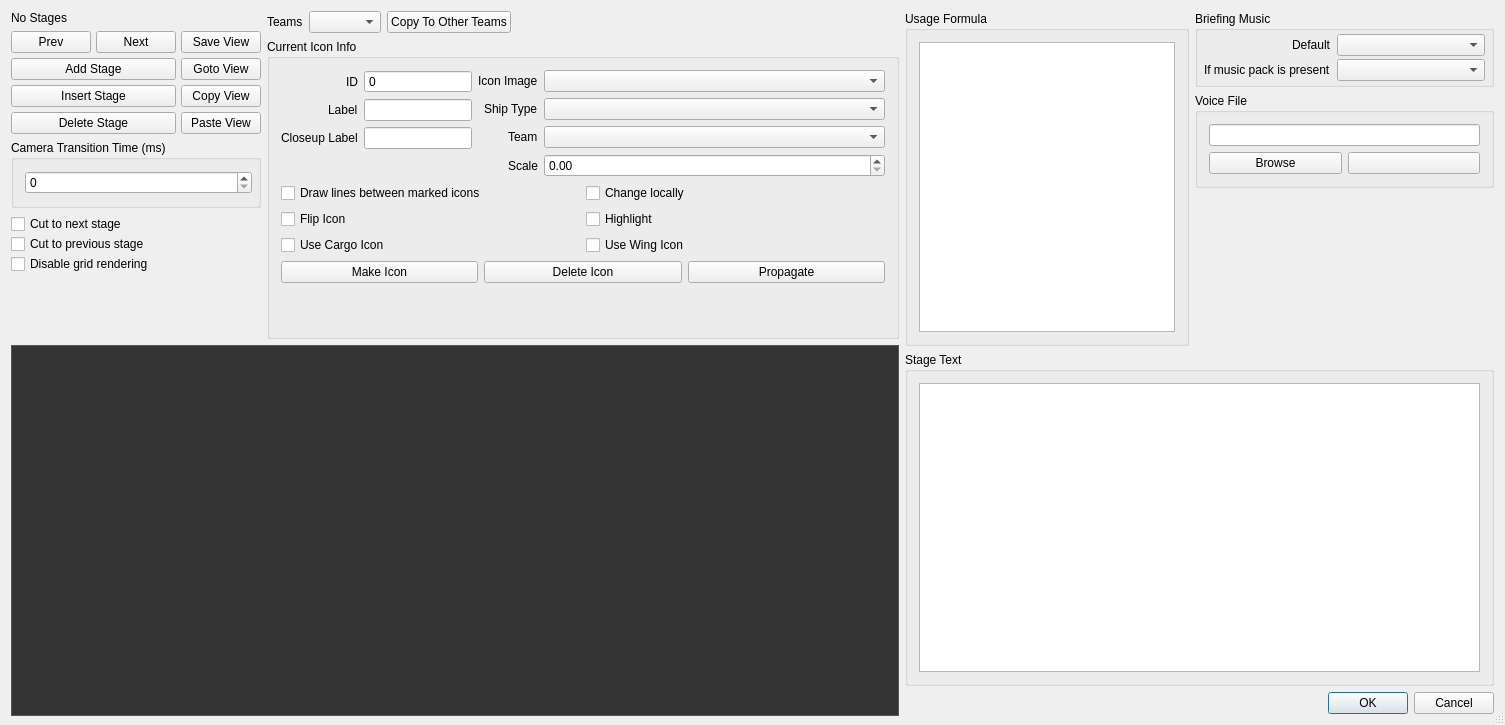
<?xml version="1.0" encoding="UTF-8"?>
<ui version="4.0">
 <class>fso::fred::dialogs::BriefingEditorDialog</class>
 <widget class="QDialog" name="fso::fred::dialogs::BriefingEditorDialog">
  <property name="geometry">
   <rect>
    <x>0</x>
    <y>0</y>
    <width>1505</width>
    <height>725</height>
   </rect>
  </property>
  <property name="minimumSize">
   <size>
    <width>620</width>
    <height>725</height>
   </size>
  </property>
  <property name="windowTitle">
   <string>BriefingEditorDialog</string>
  </property>
  <property name="sizeGripEnabled">
   <bool>true</bool>
  </property>
  <property name="modal">
   <bool>true</bool>
  </property>
  <layout class="QHBoxLayout" name="horizontalLayout_8">
   <item>
    <layout class="QVBoxLayout" name="leftPaneLayout">
     <item>
      <layout class="QHBoxLayout" name="leftPaneControlsLayout">
       <item>
        <layout class="QVBoxLayout" name="stageControlsLayout">
         <item>
          <widget class="QLabel" name="currentStageLabel">
           <property name="text">
            <string>No Stages</string>
           </property>
           <property name="alignment">
            <set>Qt::AlignLeading|Qt::AlignLeft|Qt::AlignTop</set>
           </property>
          </widget>
         </item>
         <item>
          <layout class="QGridLayout" name="stageButtons" columnstretch="0,0,0">
           <property name="spacing">
            <number>5</number>
           </property>
           <item row="0" column="0">
            <widget class="QPushButton" name="prevStageButton">
             <property name="maximumSize">
              <size>
               <width>16777215</width>
               <height>16777215</height>
              </size>
             </property>
             <property name="text">
              <string>Prev</string>
             </property>
             <property name="autoDefault">
              <bool>false</bool>
             </property>
            </widget>
           </item>
           <item row="0" column="1">
            <widget class="QPushButton" name="nextStageButton">
             <property name="sizePolicy">
              <sizepolicy hsizetype="Fixed" vsizetype="Fixed">
               <horstretch>0</horstretch>
               <verstretch>0</verstretch>
              </sizepolicy>
             </property>
             <property name="maximumSize">
              <size>
               <width>16777215</width>
               <height>16777215</height>
              </size>
             </property>
             <property name="text">
              <string>Next</string>
             </property>
             <property name="autoDefault">
              <bool>false</bool>
             </property>
            </widget>
           </item>
           <item row="1" column="2">
            <widget class="QPushButton" name="gotoViewButton">
             <property name="text">
              <string>Goto View</string>
             </property>
             <property name="autoDefault">
              <bool>false</bool>
             </property>
            </widget>
           </item>
           <item row="3" column="2">
            <widget class="QPushButton" name="pasteViewButton">
             <property name="text">
              <string>Paste View</string>
             </property>
             <property name="autoDefault">
              <bool>false</bool>
             </property>
            </widget>
           </item>
           <item row="0" column="2">
            <widget class="QPushButton" name="saveViewButton">
             <property name="maximumSize">
              <size>
               <width>16777215</width>
               <height>16777215</height>
              </size>
             </property>
             <property name="text">
              <string>Save View</string>
             </property>
             <property name="autoDefault">
              <bool>false</bool>
             </property>
            </widget>
           </item>
           <item row="1" column="0" colspan="2">
            <widget class="QPushButton" name="addStageButton">
             <property name="text">
              <string>Add Stage</string>
             </property>
             <property name="autoDefault">
              <bool>false</bool>
             </property>
            </widget>
           </item>
           <item row="3" column="0" colspan="2">
            <widget class="QPushButton" name="deleteStageButton">
             <property name="maximumSize">
              <size>
               <width>16777215</width>
               <height>16777215</height>
              </size>
             </property>
             <property name="text">
              <string>Delete Stage</string>
             </property>
             <property name="autoDefault">
              <bool>false</bool>
             </property>
            </widget>
           </item>
           <item row="2" column="0" colspan="2">
            <widget class="QPushButton" name="insertStageButton">
             <property name="sizePolicy">
              <sizepolicy hsizetype="Minimum" vsizetype="Fixed">
               <horstretch>0</horstretch>
               <verstretch>0</verstretch>
              </sizepolicy>
             </property>
             <property name="maximumSize">
              <size>
               <width>16777215</width>
               <height>16777215</height>
              </size>
             </property>
             <property name="text">
              <string>Insert Stage</string>
             </property>
             <property name="autoDefault">
              <bool>false</bool>
             </property>
            </widget>
           </item>
           <item row="2" column="2">
            <widget class="QPushButton" name="copyViewButton">
             <property name="text">
              <string>Copy View</string>
             </property>
             <property name="autoDefault">
              <bool>false</bool>
             </property>
            </widget>
           </item>
          </layout>
         </item>
         <item>
          <widget class="QGroupBox" name="cameraTransitionTimeGroupBox">
           <property name="title">
            <string>Camera Transition Time (ms)</string>
           </property>
           <layout class="QVBoxLayout" name="verticalLayout">
            <property name="rightMargin">
             <number>6</number>
            </property>
            <item>
             <widget class="QSpinBox" name="cameraTransitionTimeSpinBox">
              <property name="maximum">
               <number>16777215</number>
              </property>
             </widget>
            </item>
           </layout>
          </widget>
         </item>
         <item>
          <layout class="QVBoxLayout" name="stageFlagsLayout">
           <property name="spacing">
            <number>0</number>
           </property>
           <item>
            <widget class="QCheckBox" name="cutToNextStageCheckBox">
             <property name="text">
              <string>Cut to next stage</string>
             </property>
            </widget>
           </item>
           <item>
            <widget class="QCheckBox" name="cutToPrevStageCheckBox">
             <property name="text">
              <string>Cut to previous stage</string>
             </property>
            </widget>
           </item>
           <item>
            <widget class="QCheckBox" name="disableGridCheckBox">
             <property name="text">
              <string>Disable grid rendering</string>
             </property>
            </widget>
           </item>
          </layout>
         </item>
         <item>
          <spacer name="stageControlsSpacer">
           <property name="orientation">
            <enum>Qt::Vertical</enum>
           </property>
           <property name="sizeHint" stdset="0">
            <size>
             <width>20</width>
             <height>40</height>
            </size>
           </property>
          </spacer>
         </item>
        </layout>
       </item>
       <item>
        <layout class="QVBoxLayout" name="stageSubControlsLayout_2">
         <item>
          <layout class="QHBoxLayout" name="teamControlsLayout">
           <item>
            <widget class="QLabel" name="teamLabel">
             <property name="text">
              <string>Teams</string>
             </property>
            </widget>
           </item>
           <item>
            <widget class="QComboBox" name="teamComboBox"/>
           </item>
           <item>
            <widget class="QPushButton" name="copyToOtherTeamsButton">
             <property name="text">
              <string>Copy To Other Teams</string>
             </property>
            </widget>
           </item>
           <item>
            <spacer name="teamSpacer">
             <property name="orientation">
              <enum>Qt::Horizontal</enum>
             </property>
             <property name="sizeHint" stdset="0">
              <size>
               <width>40</width>
               <height>20</height>
              </size>
             </property>
            </spacer>
           </item>
          </layout>
         </item>
         <item>
          <widget class="QGroupBox" name="currentIconInfoGroupBox">
           <property name="minimumSize">
            <size>
             <width>0</width>
             <height>300</height>
            </size>
           </property>
           <property name="title">
            <string>Current Icon Info</string>
           </property>
           <layout class="QVBoxLayout" name="verticalLayout_15">
            <item>
             <layout class="QHBoxLayout" name="iconDetailsLayout" stretch="0,1">
              <item>
               <layout class="QFormLayout" name="iconLabelsForm">
                <property name="labelAlignment">
                 <set>Qt::AlignRight|Qt::AlignTrailing|Qt::AlignVCenter</set>
                </property>
                <item row="0" column="0">
                 <widget class="QLabel" name="iconIdLabel">
                  <property name="text">
                   <string>ID</string>
                  </property>
                 </widget>
                </item>
                <item row="1" column="0">
                 <widget class="QLabel" name="iconLabelLabel">
                  <property name="text">
                   <string>Label</string>
                  </property>
                 </widget>
                </item>
                <item row="1" column="1">
                 <widget class="QLineEdit" name="iconLabelLineEdit"/>
                </item>
                <item row="2" column="0">
                 <widget class="QLabel" name="iconCloseupLabelLabel">
                  <property name="text">
                   <string>Closeup Label</string>
                  </property>
                 </widget>
                </item>
                <item row="2" column="1">
                 <widget class="QLineEdit" name="iconCloseupLabelLineEdit"/>
                </item>
                <item row="0" column="1">
                 <widget class="QSpinBox" name="iconIdSpinBox">
                  <property name="buttonSymbols">
                   <enum>QAbstractSpinBox::NoButtons</enum>
                  </property>
                  <property name="maximum">
                   <number>16777215</number>
                  </property>
                 </widget>
                </item>
               </layout>
              </item>
              <item>
               <layout class="QFormLayout" name="iconVisualsLayout">
                <property name="labelAlignment">
                 <set>Qt::AlignRight|Qt::AlignTrailing|Qt::AlignVCenter</set>
                </property>
                <item row="0" column="0">
                 <widget class="QLabel" name="iconImageLabel">
                  <property name="text">
                   <string>Icon Image</string>
                  </property>
                 </widget>
                </item>
                <item row="0" column="1">
                 <widget class="QComboBox" name="iconImageComboBox"/>
                </item>
                <item row="1" column="0">
                 <widget class="QLabel" name="iconShipTypeLabel">
                  <property name="text">
                   <string>Ship Type</string>
                  </property>
                 </widget>
                </item>
                <item row="1" column="1">
                 <widget class="QComboBox" name="iconShipTypeComboBox"/>
                </item>
                <item row="2" column="0">
                 <widget class="QLabel" name="iconTeamLabel">
                  <property name="text">
                   <string>Team</string>
                  </property>
                 </widget>
                </item>
                <item row="2" column="1">
                 <widget class="QComboBox" name="iconTeamComboBox"/>
                </item>
                <item row="3" column="0">
                 <widget class="QLabel" name="iconScaleLabel">
                  <property name="text">
                   <string>Scale</string>
                  </property>
                 </widget>
                </item>
                <item row="3" column="1">
                 <widget class="QDoubleSpinBox" name="scaleDoubleSpinBox"/>
                </item>
               </layout>
              </item>
             </layout>
            </item>
            <item>
             <layout class="QGridLayout" name="iconCheckboxesLayout">
              <item row="3" column="1">
               <widget class="QCheckBox" name="highlightCheckBox">
                <property name="text">
                 <string>Highlight</string>
                </property>
               </widget>
              </item>
              <item row="4" column="1">
               <widget class="QCheckBox" name="useWingIconCheckBox">
                <property name="text">
                 <string>Use Wing Icon</string>
                </property>
               </widget>
              </item>
              <item row="1" column="1">
               <widget class="QCheckBox" name="changeLocallyCheckBox">
                <property name="text">
                 <string>Change locally</string>
                </property>
               </widget>
              </item>
              <item row="1" column="0">
               <widget class="QCheckBox" name="drawLinesCheckBox">
                <property name="text">
                 <string>Draw lines between marked icons</string>
                </property>
                <property name="tristate">
                 <bool>true</bool>
                </property>
               </widget>
              </item>
              <item row="3" column="0">
               <widget class="QCheckBox" name="flipIconCheckBox">
                <property name="text">
                 <string>Flip Icon</string>
                </property>
               </widget>
              </item>
              <item row="4" column="0">
               <widget class="QCheckBox" name="useCargoIconCheckBox">
                <property name="text">
                 <string>Use Cargo Icon</string>
                </property>
               </widget>
              </item>
             </layout>
            </item>
            <item>
             <layout class="QHBoxLayout" name="iconSetupButtonsLayout">
              <item>
               <widget class="QPushButton" name="makeIconButton">
                <property name="text">
                 <string>Make Icon</string>
                </property>
                <property name="autoDefault">
                 <bool>false</bool>
                </property>
               </widget>
              </item>
              <item>
               <widget class="QPushButton" name="deleteIconButton">
                <property name="text">
                 <string>Delete Icon</string>
                </property>
                <property name="autoDefault">
                 <bool>false</bool>
                </property>
               </widget>
              </item>
              <item>
               <widget class="QPushButton" name="propagateIconButton">
                <property name="text">
                 <string>Propagate</string>
                </property>
                <property name="autoDefault">
                 <bool>false</bool>
                </property>
               </widget>
              </item>
             </layout>
            </item>
            <item>
             <spacer name="iconInfoSpacer">
              <property name="orientation">
               <enum>Qt::Vertical</enum>
              </property>
              <property name="sizeHint" stdset="0">
               <size>
                <width>20</width>
                <height>40</height>
               </size>
              </property>
             </spacer>
            </item>
           </layout>
          </widget>
         </item>
        </layout>
       </item>
      </layout>
     </item>
     <item>
      <widget class="QWidget" name="mapView" native="true">
       <property name="enabled">
        <bool>true</bool>
       </property>
       <property name="sizePolicy">
        <sizepolicy hsizetype="Preferred" vsizetype="Preferred">
         <horstretch>0</horstretch>
         <verstretch>0</verstretch>
        </sizepolicy>
       </property>
       <property name="minimumSize">
        <size>
         <width>888</width>
         <height>371</height>
        </size>
       </property>
       <property name="styleSheet">
        <string notr="true">QWidget {
    background-color: #333333;
    border: 1px solid #555555;
}</string>
       </property>
      </widget>
     </item>
    </layout>
   </item>
   <item>
    <layout class="QVBoxLayout" name="rightPaneLayout">
     <item>
      <layout class="QHBoxLayout" name="stageSubControlsLayout">
       <item>
        <widget class="QGroupBox" name="usageFormulaGroupBox">
         <property name="title">
          <string>Usage Formula</string>
         </property>
         <layout class="QVBoxLayout" name="verticalLayout_3">
          <item>
           <widget class="fso::fred::sexp_tree_view" name="formulaTreeView">
            <property name="sizePolicy">
             <sizepolicy hsizetype="Preferred" vsizetype="Preferred">
              <horstretch>0</horstretch>
              <verstretch>0</verstretch>
             </sizepolicy>
            </property>
            <property name="minimumSize">
             <size>
              <width>0</width>
              <height>0</height>
             </size>
            </property>
            <property name="frameShape">
             <enum>QFrame::StyledPanel</enum>
            </property>
           </widget>
          </item>
         </layout>
        </widget>
       </item>
       <item>
        <layout class="QVBoxLayout" name="stageAudioControlsLayout">
         <item>
          <widget class="QGroupBox" name="briefingMusicLayout">
           <property name="minimumSize">
            <size>
             <width>200</width>
             <height>0</height>
            </size>
           </property>
           <property name="sizeIncrement">
            <size>
             <width>0</width>
             <height>0</height>
            </size>
           </property>
           <property name="title">
            <string>Briefing Music</string>
           </property>
           <layout class="QFormLayout" name="formLayout">
            <property name="labelAlignment">
             <set>Qt::AlignRight|Qt::AlignTrailing|Qt::AlignVCenter</set>
            </property>
            <property name="verticalSpacing">
             <number>3</number>
            </property>
            <property name="leftMargin">
             <number>6</number>
            </property>
            <property name="topMargin">
             <number>3</number>
            </property>
            <property name="rightMargin">
             <number>6</number>
            </property>
            <property name="bottomMargin">
             <number>3</number>
            </property>
            <item row="0" column="0">
             <widget class="QLabel" name="defaultMusicLabel">
              <property name="text">
               <string>Default</string>
              </property>
             </widget>
            </item>
            <item row="0" column="1">
             <widget class="QComboBox" name="defaultMusicComboBox">
              <property name="editable">
               <bool>false</bool>
              </property>
             </widget>
            </item>
            <item row="1" column="0">
             <widget class="QLabel" name="musicPackLabel">
              <property name="text">
               <string>If music pack is present</string>
              </property>
              <property name="wordWrap">
               <bool>true</bool>
              </property>
             </widget>
            </item>
            <item row="1" column="1">
             <widget class="QComboBox" name="musicPackComboBox"/>
            </item>
           </layout>
          </widget>
         </item>
         <item>
          <widget class="QGroupBox" name="voiceFileGroupBox">
           <property name="title">
            <string>Voice File</string>
           </property>
           <layout class="QVBoxLayout" name="verticalLayout_13">
            <item>
             <widget class="QLineEdit" name="voiceFileLineEdit">
              <property name="text">
               <string/>
              </property>
             </widget>
            </item>
            <item>
             <layout class="QHBoxLayout" name="voiceFileButtonsLayout">
              <item>
               <widget class="QPushButton" name="voiceFileBrowseButton">
                <property name="text">
                 <string>Browse</string>
                </property>
                <property name="autoDefault">
                 <bool>false</bool>
                </property>
               </widget>
              </item>
              <item>
               <widget class="QPushButton" name="voiceFilePlayButton">
                <property name="text">
                 <string/>
                </property>
                <property name="icon">
                 <iconset resource="../resources/resources.qrc">
                  <normaloff>:/images/bmp00001.png</normaloff>:/images/bmp00001.png</iconset>
                </property>
                <property name="autoDefault">
                 <bool>false</bool>
                </property>
               </widget>
              </item>
             </layout>
            </item>
           </layout>
          </widget>
         </item>
         <item>
          <spacer name="audioControlsSpacer">
           <property name="orientation">
            <enum>Qt::Vertical</enum>
           </property>
           <property name="sizeHint" stdset="0">
            <size>
             <width>20</width>
             <height>40</height>
            </size>
           </property>
          </spacer>
         </item>
        </layout>
       </item>
      </layout>
     </item>
     <item>
      <widget class="QGroupBox" name="stageTextGroupBox">
       <property name="title">
        <string>Stage Text</string>
       </property>
       <layout class="QVBoxLayout" name="verticalLayout_6">
        <item>
         <widget class="QPlainTextEdit" name="stageTextPlainTextEdit"/>
        </item>
       </layout>
      </widget>
     </item>
     <item>
      <widget class="QDialogButtonBox" name="okAndCancelButtons">
       <property name="layoutDirection">
        <enum>Qt::LeftToRight</enum>
       </property>
       <property name="orientation">
        <enum>Qt::Horizontal</enum>
       </property>
       <property name="standardButtons">
        <set>QDialogButtonBox::Cancel|QDialogButtonBox::Ok</set>
       </property>
      </widget>
     </item>
    </layout>
   </item>
  </layout>
 </widget>
 <layoutdefault spacing="6" margin="11"/>
 <customwidgets>
  <customwidget>
   <class>fso::fred::sexp_tree_view</class>
   <extends>QTreeView</extends>
   <header>ui/widgets/sexp_tree_view.h</header>
  </customwidget>
 </customwidgets>
 <resources>
  <include location="../resources/resources.qrc"/>
 </resources>
 <connections/>
</ui>
